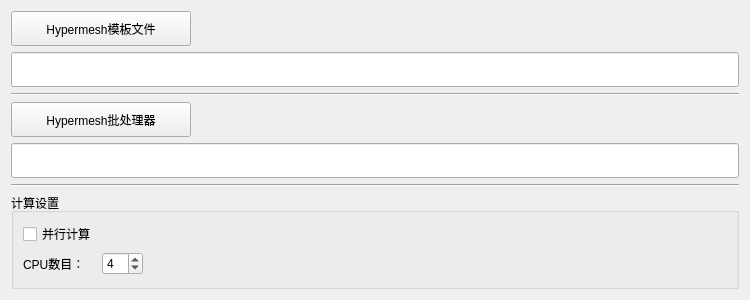
<?xml version="1.0" encoding="UTF-8"?>
<ui version="4.0">
 <class>Form</class>
 <widget class="QWidget" name="Form">
  <property name="geometry">
   <rect>
    <x>0</x>
    <y>0</y>
    <width>750</width>
    <height>300</height>
   </rect>
  </property>
  <property name="windowTitle">
   <string>预设</string>
  </property>
  <property name="windowIcon">
   <iconset>
    <normaloff>../icons/setting-50.png</normaloff>../icons/setting-50.png</iconset>
  </property>
  <property name="styleSheet">
   <string notr="true">QMainWindow {
	background-color: #f0f2f5
}

QWidget {
	border: 1px solid #C2C7CB;
}

Line {
	color: #AA0000;
	background-color: solid #e0e0e0;
}

QToolButton {
	background-color: #A6A6A6;
	border: 1px solid;
	border-radius: 3px;
}

QToolButton:hover {
    background-color: #E6E6E6;
}

QToolButton:checked {
	background-color:  qlineargradient(x1:0, y1:0, x2:1, y2:0, stop:0 #A6A6A6, stop:1 #F8B177);
	border:2px solid #C55D08;
}

QPushButton {
	background-color: #A6A6A6;
	border: 1px solid;
	border-radius: 3px;
}

QPushButton:hover {
    background-color: #E6E6E6;
}

@keyframes gradient {
    0% { background-position: 0% 50%; }
    50% { background-position: 100% 50%; }
    100% { background-position: 0% 50%; }
}</string>
  </property>
  <layout class="QGridLayout" name="gridLayout">
   <item row="4" column="1" colspan="2">
    <spacer name="horizontalSpacer_2">
     <property name="orientation">
      <enum>Qt::Horizontal</enum>
     </property>
     <property name="sizeHint" stdset="0">
      <size>
       <width>40</width>
       <height>20</height>
      </size>
     </property>
    </spacer>
   </item>
   <item row="5" column="0" colspan="3">
    <widget class="QLineEdit" name="hmbatchLineEdit">
     <property name="minimumSize">
      <size>
       <width>0</width>
       <height>35</height>
      </size>
     </property>
     <property name="text">
      <string/>
     </property>
    </widget>
   </item>
   <item row="6" column="0" colspan="3">
    <widget class="Line" name="line_2">
     <property name="orientation">
      <enum>Qt::Horizontal</enum>
     </property>
    </widget>
   </item>
   <item row="3" column="0" colspan="3">
    <widget class="Line" name="line">
     <property name="orientation">
      <enum>Qt::Horizontal</enum>
     </property>
    </widget>
   </item>
   <item row="0" column="0">
    <widget class="QPushButton" name="hmtemplateButton">
     <property name="minimumSize">
      <size>
       <width>180</width>
       <height>35</height>
      </size>
     </property>
     <property name="toolTip">
      <string>设置abaqus-standard配置路径</string>
     </property>
     <property name="text">
      <string>Hypermesh模板文件</string>
     </property>
     <property name="icon">
      <iconset>
       <normaloff>../icons/floder.png</normaloff>../icons/floder.png</iconset>
     </property>
    </widget>
   </item>
   <item row="2" column="0" colspan="3">
    <widget class="QLineEdit" name="hmtemplateLineEdit">
     <property name="minimumSize">
      <size>
       <width>380</width>
       <height>35</height>
      </size>
     </property>
     <property name="text">
      <string/>
     </property>
    </widget>
   </item>
   <item row="4" column="0">
    <widget class="QPushButton" name="hmbatchButton">
     <property name="minimumSize">
      <size>
       <width>0</width>
       <height>35</height>
      </size>
     </property>
     <property name="toolTip">
      <string>设置hmbatch.exe路径</string>
     </property>
     <property name="text">
      <string>Hypermesh批处理器</string>
     </property>
     <property name="icon">
      <iconset>
       <normaloff>../icons/floder.png</normaloff>../icons/floder.png</iconset>
     </property>
    </widget>
   </item>
   <item row="0" column="2">
    <spacer name="horizontalSpacer">
     <property name="orientation">
      <enum>Qt::Horizontal</enum>
     </property>
     <property name="sizeHint" stdset="0">
      <size>
       <width>40</width>
       <height>20</height>
      </size>
     </property>
    </spacer>
   </item>
   <item row="7" column="0" colspan="3">
    <widget class="QGroupBox" name="groupBox">
     <property name="title">
      <string>计算设置</string>
     </property>
     <layout class="QGridLayout" name="gridLayout_2">
      <item row="0" column="0">
       <widget class="QCheckBox" name="parallelCheckBox">
        <property name="text">
         <string>并行计算</string>
        </property>
       </widget>
      </item>
      <item row="1" column="1">
       <widget class="QSpinBox" name="spinBox">
        <property name="maximum">
         <number>20</number>
        </property>
        <property name="value">
         <number>4</number>
        </property>
       </widget>
      </item>
      <item row="1" column="0">
       <widget class="QLabel" name="label">
        <property name="text">
         <string>CPU数目：</string>
        </property>
       </widget>
      </item>
      <item row="1" column="2">
       <spacer name="horizontalSpacer_3">
        <property name="orientation">
         <enum>Qt::Horizontal</enum>
        </property>
        <property name="sizeHint" stdset="0">
         <size>
          <width>40</width>
          <height>20</height>
         </size>
        </property>
       </spacer>
      </item>
     </layout>
    </widget>
   </item>
  </layout>
 </widget>
 <resources/>
 <connections/>
</ui>
